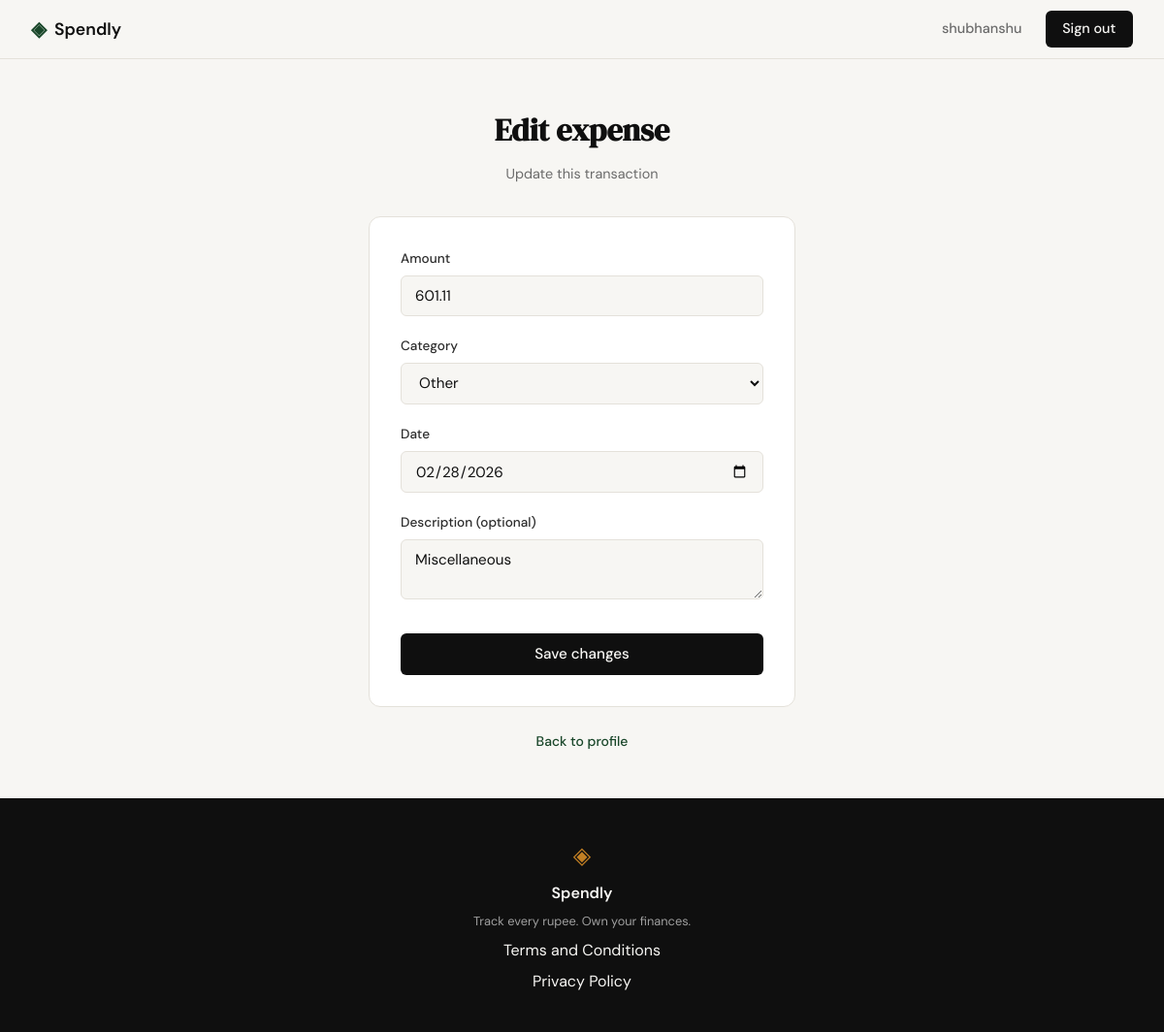
Screenshot of /expenses/15/edit (signed in) with the database file from the repository.
### tables this page shows
CREATE TABLE expenses (
            id          INTEGER PRIMARY KEY AUTOINCREMENT,
            user_id     INTEGER NOT NULL REFERENCES users(id),
            amount      REAL    NOT NULL,
            category    TEXT    NOT NULL,
            date        TEXT    NOT NULL,
            description TEXT,
            created_at  TEXT    DEFAULT (datetime('now'))
        );

### app.py (the view, shortened to what this page needs)
@app.route("/expenses/<int:expense_id>/edit", methods=["GET", "POST"])
def edit_expense(expense_id):
    if not session.get("user_id"):
        return redirect(url_for("login"))
    expense = get_expense_by_id(expense_id, session["user_id"])
    if expense is None:
        abort(404)
    if request.method == "GET":
        return _render_edit_expense_form(
            expense_id,
            {
                "amount": expense["amount"],
                "category": expense["category"],
                "date": expense["date"],
                "description": expense["description"] or "",
            },
        )

### app.py (called while the page is built)
def _render_edit_expense_form(expense_id, form, error=None):
    return render_template(
        "edit_expense.html",
        categories=EXPENSE_CATEGORIES,
        expense_id=expense_id,
        form=form,
        error=error,
    )

### database/db.py (called while the page is built)
def get_db():
    conn = sqlite3.connect(DB_PATH)
    conn.row_factory = sqlite3.Row
    conn.execute("PRAGMA foreign_keys = ON")
    return conn

### database/queries.py (called while the page is built)
def get_expense_by_id(expense_id, user_id):
    db = get_db()
    row = db.execute(
        "SELECT id, amount, category, date, description FROM expenses "
        "WHERE id = ? AND user_id = ?",
        (expense_id, user_id),
    ).fetchone()
    db.close()
    if row is None:
        return None
    return {
        "id": row["id"],
        "amount": row["amount"],
        "category": row["category"],
        "date": row["date"],
        "description": row["description"],
    }

### templates/edit_expense.html (shortened to what this page needs)
{% extends "base.html" %}
{% block content %}
<section class="auth-section">
    <div class="auth-container">
        <div class="auth-header">
            <h1 class="auth-title">Edit expense</h1>
            <p class="auth-subtitle">Update this transaction</p>
        </div>
        <div class="auth-card">
            <form method="POST" action="{{ url_for('edit_expense', expense_id=expense_id) }}">
                <div class="form-group">
                    <label for="amount">Amount</label>
                    <input type="number" id="amount" name="amount"
                           class="form-input" step="0.01" min="0"
                           placeholder="0.00"
                           value="{{ form.amount or '' }}"
                           required autofocus>
                </div>
                <div class="form-group">
                    <label for="category">Category</label>
                    <select id="category" name="category" class="form-input" required>
                        {% for c in categories %}
                        <option value="{{ c }}"
                            {% if form.category == c %}selected{% endif %}>
                            {{ c }}
                        </option>
                        {% endfor %}
                    </select>
                </div>
                <div class="form-group">
                    <label for="date">Date</label>
                    <input type="date" id="date" name="date"
                           class="form-input"
                           value="{{ form.date or '' }}"
                           required>
                </div>
                <div class="form-group">
                    <label for="description">Description <span>(optional)</span></label>
                    <textarea id="description" name="description"
                              class="form-input" rows="2"
                              placeholder="e.g. Groceries">{{ form.description or '' }}</textarea>
                </div>
                <button type="submit" class="btn-submit">Save changes</button>
            </form>
        </div>
        <p class="auth-switch">
            <a href="{{ url_for('profile') }}">Back to profile</a>
        </p>
    </div>
</section>
{% endblock %}

### static/css/style.css (style rules this page uses)
:root { --ink: #0f0f0f; --ink-soft: #2d2d2d; --ink-muted: #6b6b6b; --ink-faint: #a0a0a0; --paper: #f7f6f3; --paper-warm: #f0ede6; --paper-card: #ffffff; --accent: #1a472a; --accent-light: #e8f0eb; --accent-2: #c17f24; --accent-2-light: #fdf3e3; --danger: #c0392b; --danger-light: #fdecea; --danger-border: #f5c6c2; --border: #e4e1da; --border-soft: #eeebe4; --font-display: 'DM Serif Display', Georgia, serif; --font-body: 'DM Sans', system-ui, sans-serif; --max-width: 1200px; --auth-width: 440px; --radius-sm: 6px; --radius-md: 12px; --radius-lg: 20px; }
*, *::before, *::after { box-sizing: border-box; margin: 0; padding: 0; }
html { font-size: 16px; scroll-behavior: smooth; }
body { background: var(--paper); color: var(--ink); font-family: var(--font-body); font-size: 1rem; line-height: 1.6; -webkit-font-smoothing: antialiased; }
a { color: inherit; text-decoration: none; }
.auth-section { min-height: calc(100vh - 60px - 100px); display: flex; align-items: center; justify-content: center; padding: 3rem 2rem; }
.auth-container { width: 100%; max-width: var(--auth-width); }
.auth-header { text-align: center; margin-bottom: 2rem; }
.auth-title { font-family: var(--font-display); font-size: 2rem; color: var(--ink); margin-bottom: 0.5rem; }
.auth-subtitle { font-size: 0.9rem; color: var(--ink-muted); }
.auth-card { background: var(--paper-card); border: 1px solid var(--border); border-radius: var(--radius-md); padding: 2rem; margin-bottom: 1.5rem; }
.form-group { margin-bottom: 1.25rem; }
.form-group label { display: block; font-size: 0.85rem; font-weight: 500; color: var(--ink-soft); margin-bottom: 0.4rem; }
.form-input { width: 100%; padding: 0.6rem 0.875rem; border: 1px solid var(--border); border-radius: var(--radius-sm); font-family: var(--font-body); font-size: 0.95rem; color: var(--ink); background: var(--paper); outline: none; transition: border-color 0.2s; }
.form-input::placeholder { color: var(--ink-faint); }
.btn-submit { width: 100%; padding: 0.7rem; background: var(--ink); color: var(--paper); border: none; border-radius: var(--radius-sm); font-family: var(--font-body); font-size: 0.95rem; font-weight: 500; cursor: pointer; transition: background 0.2s; margin-top: 0.5rem; }
.auth-switch { text-align: center; font-size: 0.875rem; color: var(--ink-muted); }
.auth-switch a { color: var(--accent); font-weight: 500; }

### rows the page displays
expenses: amount "601.11", category "Other", date "02/28/2026", description "Miscellaneous"

### other values shown
{{ session.user_name }} "shubhanshu"
